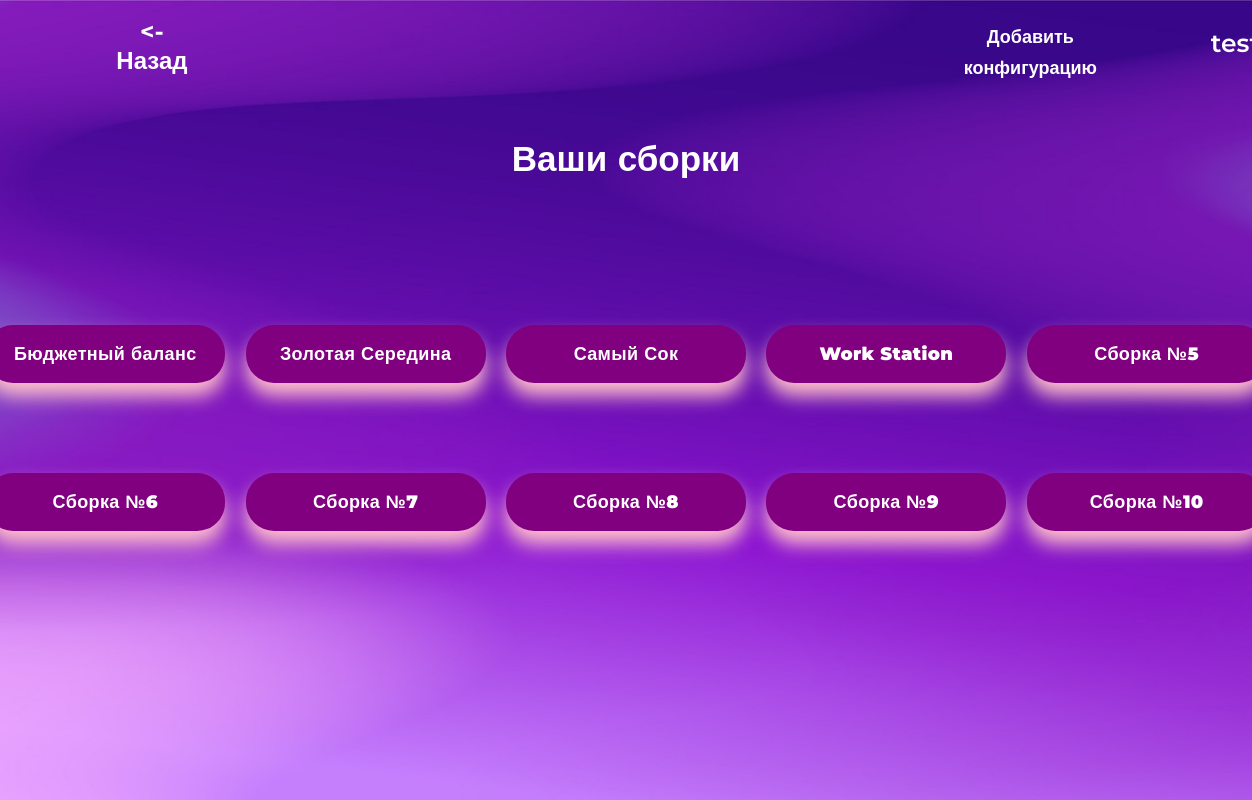
/profile (signed in), run on an earlier commit of the app's database.
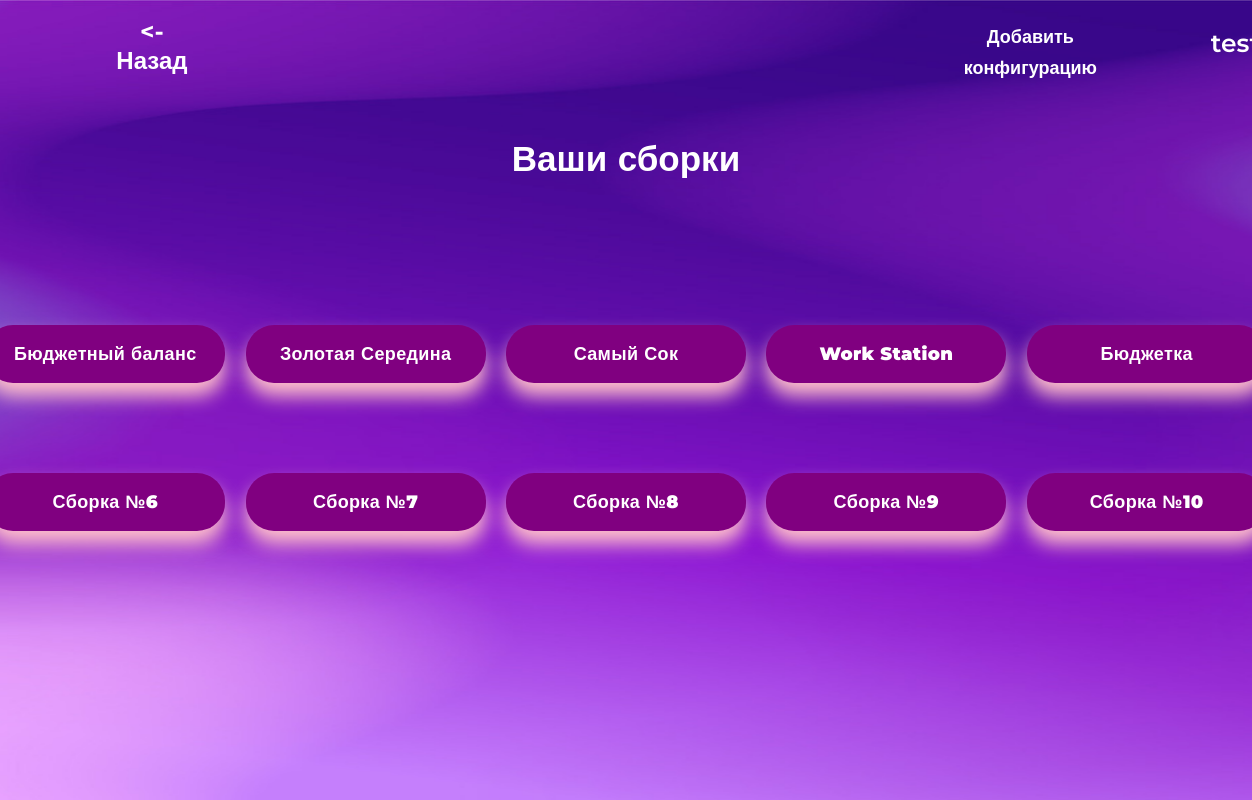
And on a later commit of the database.
### data/configurations.py (models this page shows, shortened)
class Configuration(SqlAlchemyBase):
    __tablename__ = 'configurations'
    id = sqlalchemy.Column(sqlalchemy.Integer, primary_key=True, autoincrement=True)
    name = sqlalchemy.Column(sqlalchemy.String, nullable=False)
    about = sqlalchemy.Column(sqlalchemy.String, nullable=True)
    cooler = sqlalchemy.Column(sqlalchemy.String, nullable=False)
    cooler_link = sqlalchemy.Column(sqlalchemy.String, nullable=True)
    cooler_price = sqlalchemy.Column(sqlalchemy.String, nullable=False)
    frame = sqlalchemy.Column(sqlalchemy.String, nullable=False)
    frame_link = sqlalchemy.Column(sqlalchemy.String, nullable=True)
    frame_price = sqlalchemy.Column(sqlalchemy.String, nullable=False)
    ssd = sqlalchemy.Column(sqlalchemy.String, nullable=False)
    ssd_link = sqlalchemy.Column(sqlalchemy.String, nullable=True)
    ssd_price = sqlalchemy.Column(sqlalchemy.String, nullable=False)
    cpu = sqlalchemy.Column(sqlalchemy.String, nullable=False)
    cpu_link = sqlalchemy.Column(sqlalchemy.String, nullable=True)
    cpu_price = sqlalchemy.Column(sqlalchemy.String, nullable=False)
    power = sqlalchemy.Column(sqlalchemy.String, nullable=False)
    power_link = sqlalchemy.Column(sqlalchemy.String, nullable=True)
    power_price = sqlalchemy.Column(sqlalchemy.String, nullable=False)
    motherboard = sqlalchemy.Column(sqlalchemy.String, nullable=False)
    motherboard_link = sqlalchemy.Column(sqlalchemy.String, nullable=True)
    motherboard_price = sqlalchemy.Column(sqlalchemy.String, nullable=False)
    gpu = sqlalchemy.Column(sqlalchemy.String, nullable=False)
    gpu_link = sqlalchemy.Column(sqlalchemy.String, nullable=True)
    gpu_price = sqlalchemy.Column(sqlalchemy.String, nullable=False)
    ram = sqlalchemy.Column(sqlalchemy.String, nullable=False)
    ram_link = sqlalchemy.Column(sqlalchemy.String, nullable=True)
    ram_price = sqlalchemy.Column(sqlalchemy.String, nullable=False)
    comment = sqlalchemy.Column(sqlalchemy.String, nullable=True)
    user_id = sqlalchemy.Column(sqlalchemy.Integer, sqlalchemy.ForeignKey('users.id'))
    total_price = sqlalchemy.Column(sqlalchemy.Integer, nullable=False)
    user = orm.relationship('User')

### main.py (the view)
@app.route('/profile')
def show_profile():
    db_sess = db_session.create_session()
    configs = db_sess.query(Configuration).filter(Configuration.user == current_user).all()
    print(123424123412341234)
    return render_template('profile.html', configs=configs)

### data/db_session.py (called while the page is built)
def create_session() -> Session:
    global __factory
    return __factory()

### main.py (called while the page is built)
@login_manager.user_loader
def load_user(user_id):
    db_sess = db_session.create_session()
    return db_sess.query(User).get(user_id)

### templates/profile.html (shortened to what the changed rows need)
<!DOCTYPE html>
<html lang="en">
    <head>
        <link rel="stylesheet" href="../static/css/profile.css">
    </head>
    <body>
        <div class="mainpage">
            <header class="header">
                <h1 class="cap">Ваши сборки</h1>
                <div class="configs">
                    <div class="catalog">
                            <div class="catalog__item">
                                {% if configs[0]%}
                                    <a class="btn product__btn" href="/show/{{ configs[0].id }}">{{ configs[0].name }}</a>
                                {% else %}
                                    <a class="btn product__btn" href="/add_configuration">Сборка №1</a>
                                {% endif %}
                                {% if configs[1]%}
                                    <a class="btn product__btn" href="/show/{{ configs[1].id }}">{{ configs[1].name }}</a>
                                {% else %}
                                    <a class="btn product__btn" href="/add_configuration">Сборка №2</a>
                                {% endif %}
                                {% if configs[2]%}
                                    <a class="btn product__btn" href="/show/{{ configs[2].id }}">{{ configs[2].name }}</a>
                                {% else %}
                                    <a class="btn product__btn" href="/add_configuration">Сборка №3</a>
                                {% endif %}
                                {% if configs[3]%}
                                    <a class="btn product__btn" href="/show/{{ configs[3].id }}">{{ configs[3].name }}</a>
                                {% else %}
                                    <a class="btn product__btn" href="/add_configuration">Сборка №4</a>
                                {% endif %}
                                {% if configs[4]%}
                                    <a class="btn product__btn" href="/show/{{ configs[4].id }}">{{ configs[4].name }}</a>
                                {% else %}
                                    <a class="btn product__btn" href="/add_configuration">Сборка №5</a>
                                {% endif %}
                            </div>
                    </div>
                </div>
            </header>
        </div>
    </body>
</html>

What changed in the data, as far as the page shows it:
now on this page (row edited): Configuration: name "Бюджетка"
Also different on the page:
text no longer shown: "Сборка №5"
